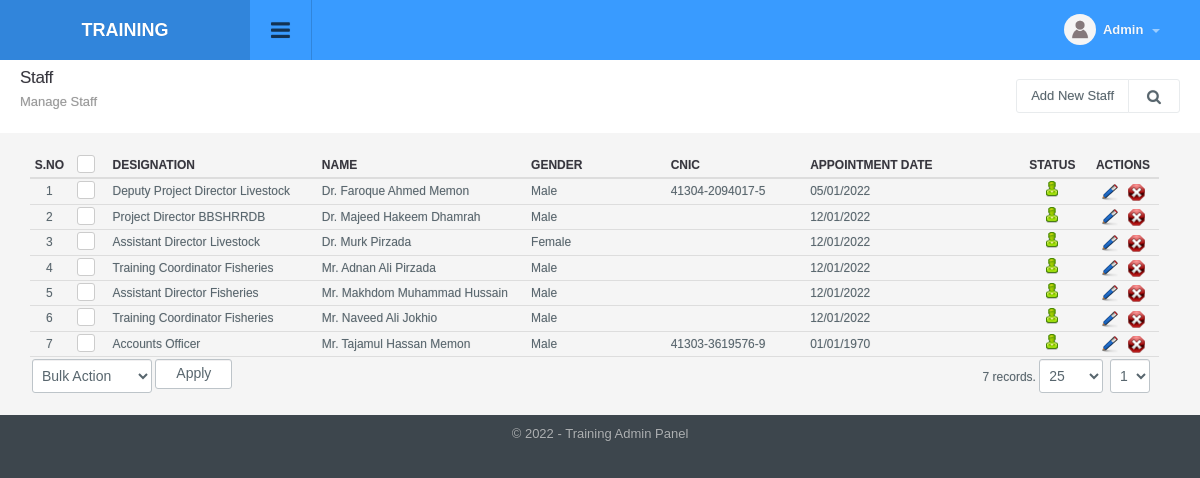
/users_manage.php (signed in), run on the app's committed database.
### tables this page shows
CREATE TABLE `config_variable` (
  `id` int(11) NOT NULL,
  `config_type_id` int(11) NOT NULL,
  `title` varchar(512) NOT NULL,
  `notes` varchar(512) NOT NULL,
  `type` varchar(200) NOT NULL,
  `default_values` text NOT NULL,
  `key` varchar(200) NOT NULL,
  `value` text NOT NULL,
  `sortorder` int(11) NOT NULL
);

CREATE TABLE `users` (
  `id` int(11) NOT NULL,
  `designation_id` int(11) DEFAULT NULL,
  `name` varchar(50) NOT NULL,
  `gender` int(1) DEFAULT NULL,
  `cnic` varchar(16) DEFAULT NULL,
  `appointment_date` date DEFAULT NULL,
  `releaving_date` date DEFAULT NULL,
  `status` int(1) NOT NULL DEFAULT '1',
  `ts` timestamp NOT NULL DEFAULT CURRENT_TIMESTAMP ON UPDATE CURRENT_TIMESTAMP
);

CREATE TABLE `designations` (
  `id` int(11) NOT NULL,
  `title` varchar(50) NOT NULL,
  `status` int(1) NOT NULL DEFAULT '1',
  `ts` timestamp NOT NULL DEFAULT CURRENT_TIMESTAMP ON UPDATE CURRENT_TIMESTAMP
);

### include/utility.php (called while the page is built, shortened)
<?php
function get_config($var){
	global $dblink;
	$sql="select value from config_variable where `key`='".slash($var)."'";
	$resConfig=doquery($sql,$dblink);
	if(numrows($resConfig)>0){
		while($rowConfig=dofetch($resConfig))
			return unslash($rowConfig["value"]);
	}
}
$site_title=get_config("site_title");
function slash($str){
	if(!is_array($str))
		return utf8_encode(addslashes($str));
	else{
		for($i=0; $i<count($str); $i++)
			$str[$i]=slash($str[$i]);
		return $str;
	}
}
function unslash($str){
	return stripslashes(utf8_decode($str));
	}
function date_convert($date_added){
	if( !empty( $date_added ) ) {
		return date("d/m/Y", strtotime($date_added));
	}
	else{
		return $date_added;
	}
}
function get_field($table_id, $table, $field_name='title'){
 	global $dblink;
 	$rs=doquery("select ".$field_name." from $table where id='".$table_id."'", $dblink);
 	if(numrows($rs)>0){
 		$r=dofetch($rs);
 		return unslash($r[$field_name]);
 	}
}

### include/db.php (called while the page is built, shortened)
<?php
function doquery($qr,$lnk){
	@$res=mysqli_query($lnk,$qr) or die($qr." - ".mysqli_error($lnk));
	return $res;
}
function dofetch($rs){
	@$rec=mysqli_fetch_array($rs);
	return $rec;
}
function numrows($rs){
	return mysqli_num_rows($rs);
}

### modules/users/list.php (the view, shortened to what this page needs)
<?php
$extra='';
?>
<div class="page-header">
	<h1 class="title">Staff</h1>
  	<ol class="breadcrumb">
    	<li class="active">Manage Staff</li>
  	</ol>
  	<div class="right">
    	<div class="btn-group" role="group" aria-label="...">
        	<a href="users_manage.php?tab=add" class="btn btn-light editproject">Add New Staff</a>
            <a id="topstats" class="btn btn-light" href="#"><i class="fa fa-search"></i></a>
    	</div>
    </div>
</div>
<div class="panel-body table-responsive">
	<table class="table table-hover list">
    	<thead>
            <tr>
                <th width="2%" class="text-center">S.No</th>
                <th class="text-center" width="3%"><div class="checkbox checkbox-primary">
                    <label for="select_all"></label></div></th>
                <th width="15%">Designation</th>
                <th width="15%">Name</th>
                <th width="10%">Gender</th>
                <th width="10%">CNIC</th>
                <th width="15%">Appointment Date</th>
                <th width="5%" class="text-center">Status</th>
                <th width="5%" class="text-center">Actions</th>
            </tr>
        </thead>
        <tbody>
            <?php
            $sql="select a.* from users a left join users_2_center b on a.id = b.user_id where 1 $extra order by name";
            $rs=show_page($rows, $pageNum, $sql);
            if(numrows($rs)>0){
                $sn=1;
                while($r=dofetch($rs)){
                    ?>
                    <tr>
                        <td class="text-center"><?php echo $sn;?></td>
                        <td class="text-center"><div class="checkbox margin-t-0 checkbox-primary">
                            <label for="<?php echo "rec_".$sn?>"></label></div>
                        </td>
                        <td><?php echo get_field($r["designation_id"], "designations", "title"); ?></td>
                        <td><?php echo unslash($r["name"]);?></td>
                        <td>
                            <?php
                                echo $r["gender"]==1?"Female":"Male";
                            ?>
                        </td>
                        <td><?php echo unslash($r["cnic"]);?></td>
                        <td><?php echo date_convert($r["appointment_date"]);?></td>
                        <td class="text-center">
                            <a href="users_manage.php?id=<?php echo $r['id'];?>&tab=status&s=<?php echo ($r["status"]==0)?1:0;?>">
                                <?php
                                if($r["status"]==0){
                                    ?>
                                    <img src="images/offstatus.png" alt="Off" title="Set Status On">
                                    <?php
                                }
                                else{
                                    ?>
                                    <img src="images/onstatus.png" alt="On" title="Set Status Off">
                                    <?php
                                }
                                ?>
                            </a>
                        </td>
                        <td class="text-center">
                            <a href="users_manage.php?tab=edit&id=<?php echo $r['id'];?>"><img title="Edit Record" alt="Edit" src="images/edit.png"></a>&nbsp;&nbsp;
                            <a onclick="return confirm('Are you sure you want to delete')" href="users_manage.php?id=<?php echo $r['id'];?>&amp;tab=delete"><img title="Delete Record" alt="Delete" src="images/delete.png"></a>
                        </td>
                    </tr>
                    <?php
                    $sn++;
                }
                ?>
                <tr>
                    <td colspan="5" class="actions">
                        <select name="bulk_action" class="" id="bulk_action" title="Choose Action">
                            <option value="null">Bulk Action</option>
                        </select>
                        <input type="button" name="apply" value="Apply" id="apply_bulk_action" class="btn btn-light" title="Apply Action"  />
                    </td>
                    <td colspan="4" class="paging" title="Paging" align="right"><?php echo pages_list($rows, "users", $sql, $pageNum)?></td>
                </tr>
                <?php
            }
            else{
                ?>
                <tr>
                    <td colspan="9"  class="no-record">No Result Found</td>
                </tr>
                <?php
            }
            ?>
        </tbody>
     </table>
</div>

### include/header.php (shortened to what this page needs)
<!DOCTYPE html PUBLIC "-//W3C//DTD XHTML 1.0 Transitional//EN" "http://www.w3.org/TR/xhtml1/DTD/xhtml1-transitional.dtd">
<html xmlns="http://www.w3.org/1999/xhtml">
<head>
<link type="text/css" rel="stylesheet" href="css/font-awesome.min.css" />
<link type="text/css" rel="stylesheet" href="css/font-awesome.css" />
<link type="text/css" rel="stylesheet"  href="css/bootstrap.css" />
<link rel="stylesheet" href="css/bootstrap-datetimepicker.min.css" />
<link type="text/css" rel="stylesheet"  href="css/awesome-bootstrap-checkbox.css" />
<link href="css/general.css" type="text/css" rel="stylesheet" />
<link type="text/css" rel="stylesheet"  href="css/style.css" />
<link rel="stylesheet" href="//code.jquery.com/ui/1.12.1/themes/base/jquery-ui.css">
</head>
<body>
	<div id="wrapper" class="round_corners">
    	<div id="top" class="clearfix">
            <div class="applogo">
			<a href="index.php" class="logo"><?php $admin_logo=get_config("admin_logo"); if(empty($admin_logo)) echo $site_title; else { ?><img src="<?php echo $file_upload_root;?>config/<?php echo $admin_logo?>" width="50" style="margin-right:5px" /><?php echo $site_title; }?></a>
            </div>
            <a class="sidebar-open-button" href="#"><i class="fa fa-bars"></i></a>
            <ul class="top-right">
            	<li class="dropdown link">
                	<a class="dropdown-toggle profilebox" data-toggle="dropdown" href="#">
                    	<img alt="img" src="images/profileimg-default.png">
                        <b><?php echo ucfirst((isset($_SESSION["logged_in_admin"]) && $_SESSION["logged_in_admin"]!="")?$_SESSION["logged_in_admin"]["name"]:"Guest");?></b>
                        <span class="caret"></span>
                    </a>
                </li>
           </ul>
        </div>
		<div class="content" style="margin-left:0">

### include/footer.php (shortened to what this page needs)
<div id="footer" class="bottom_round_corners">
	<div id="footer_content">
    	<address>&copy; <?php echo date("Y");?> - <?php echo $site_title; ?> Admin Panel</address>
    </div>
</div>
<link href="js/fancybox/jquery.fancybox.min.css" rel="stylesheet" type="text/css" />
<link href="js/chosen/chosen.css" rel="stylesheet" type="text/css" />
<link rel="stylesheet" type="text/css" href="css/angularjs-datetime-picker.css" />
</body>
</html>

### data on the page
config_variable: value "TRAINING", value "Training"
users: designation.title "Deputy Project Director Livestock", name "Dr. Faroque Ahmed Memon", gender "Male", cnic "41304-2094017-5", appointment_date "05/01/2022", status 1 (drawn)
users: designation.title "Project Director BBSHRRDB", name "Dr. Majeed Hakeem Dhamrah", gender "Male", appointment_date "12/01/2022", status 1 (drawn)
users: designation.title "Assistant Director Livestock", name "Dr. Murk Pirzada", gender "Female", appointment_date "12/01/2022", status 1 (drawn)
users: designation.title "Training Coordinator Fisheries", name "Mr. Adnan Ali Pirzada", gender "Male", appointment_date "12/01/2022", status 1 (drawn)
users: designation.title "Assistant Director Fisheries", name "Mr. Makhdom Muhammad Hussain", gender "Male", appointment_date "12/01/2022", status 1 (drawn)
users: designation.title "Training Coordinator Fisheries", name "Mr. Naveed Ali Jokhio", gender "Male", appointment_date "12/01/2022", status 1 (drawn)
users: designation.title "Accounts Officer", name "Mr. Tajamul Hassan Memon", gender "Male", cnic "41303-3619576-9", appointment_date "01/01/1970", status 1 (drawn)

### other printed values
pages_list($rows, "users", $sql, $pageNum) "7 records."
form field page "1"
